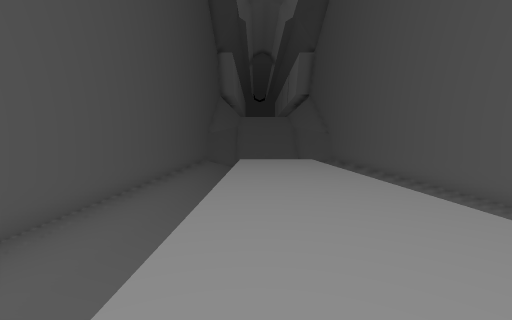
View 1 (above)

15 first-person views from a walk through a level from a Godot 3-D game. The camera is 1.3 m above the floor, tilts 4° down and sees 90° across. The floor is counted in squares, 2 m on a side. Each view is taken from the middle of a square. On the plan, view 1 faces up. The plan holds only what a view shows up to about 9 squares ahead; the rest is blank. The place goes on beyond the plan.

View 2
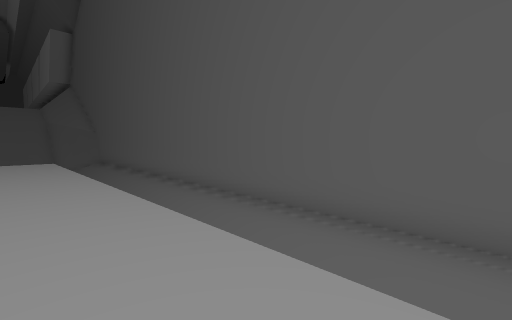

View 3
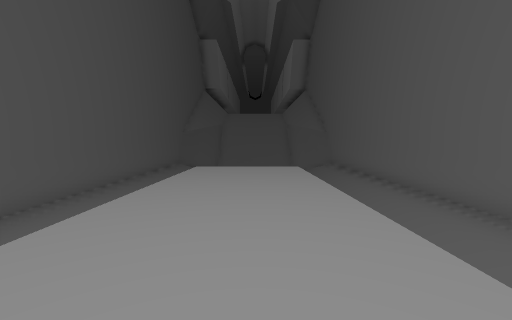

View 4
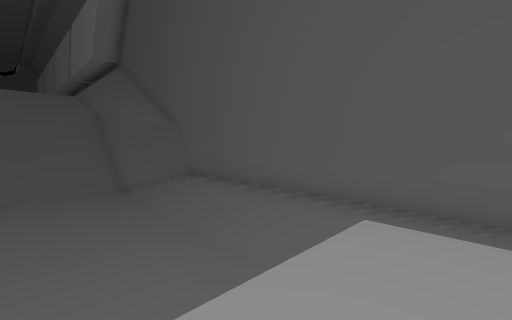

View 5
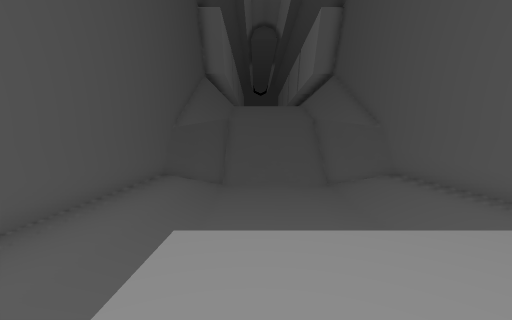

View 6
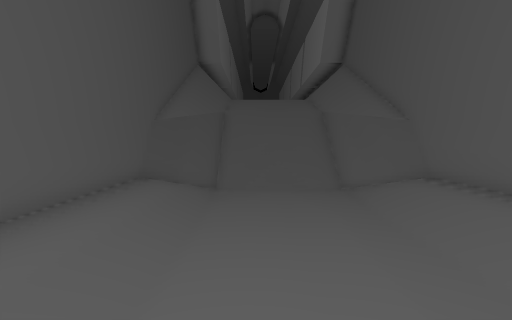

View 7
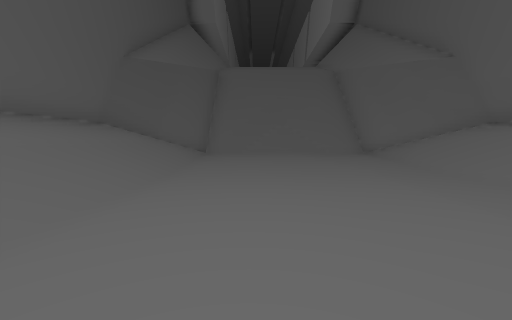

View 8
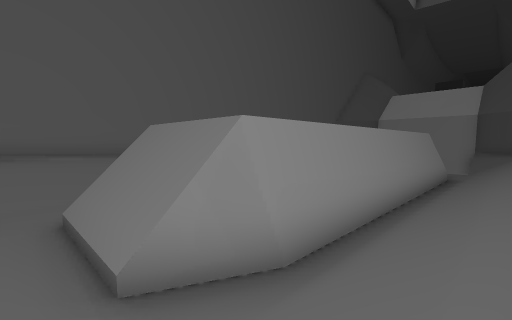

View 9
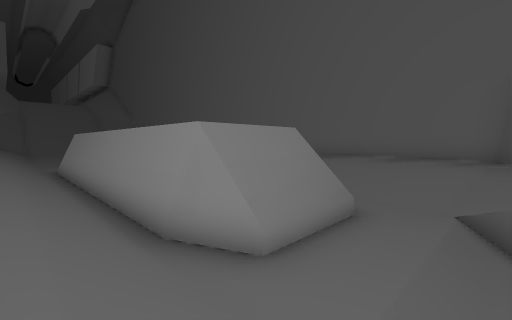

View 10
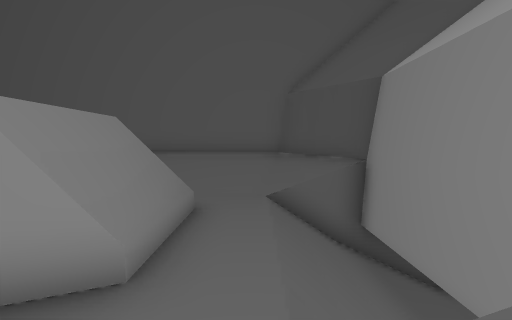

View 11
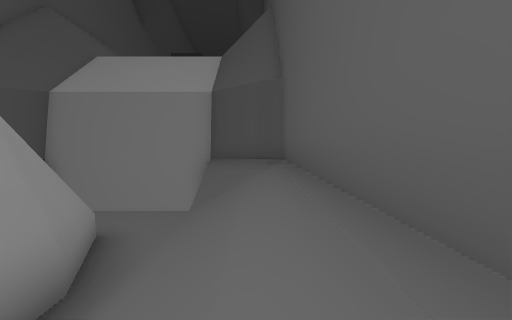

View 12
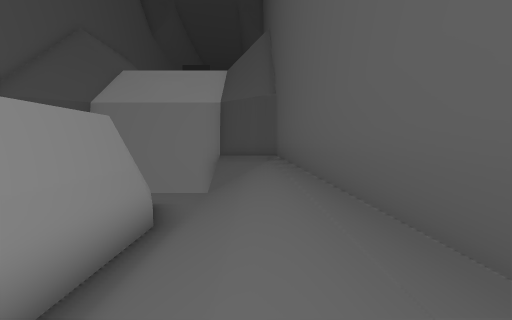

View 13
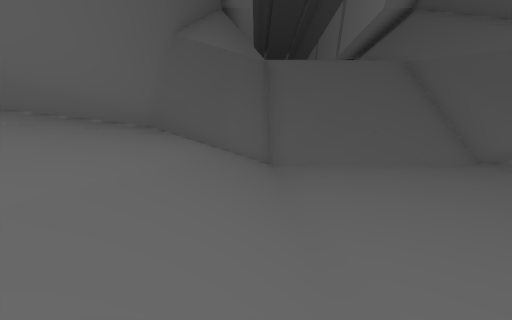

View 14
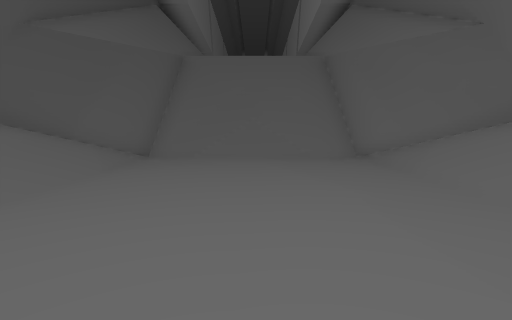

View 15
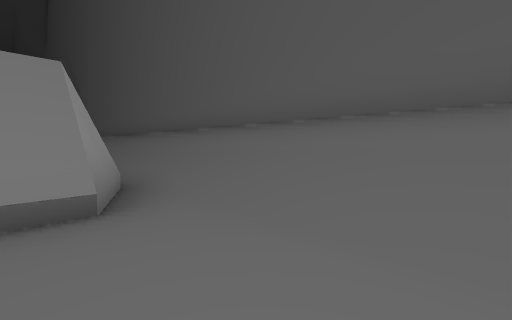

### Floor plan
Key: @ floor where view 1 was taken; # wall or solid block; . main floor; : floor 0.25 m higher than the main floor; - floor 0.25 m lower than the main floor; + floor 0.5 m higher than the main floor; _ floor 0.5 m lower than the main floor; * floor 3.25 m higher than the main floor; / step, stairs or slope.
Columns run from 4 left of view 1 to 6 right of it. Each row starts with its distance up from view 1.
 21   #######
 20  ##+++++##
 19 ##/:::::/##
 18 #//.....//#
 17 #//.....//#
 16 #//.....//#
 15 #//.....//#
 14 #//-----//#
 13 #//-----//#
 12 #//-----//#
 11 #//-///-//#
 10 #//#/// //#
  9 #//#**/ //#
  8 #//#**/ //#
  7 #//#**/ //#
  6 #//#**/ //#
  5 #//#**/ //#
  4 #//#**/ //#
  3 #//#**/ //#
  2 #//#**/ //#
  1 #//#**/ //#
  0 #//#@*/ //#
 -1 #//#///_//#
 -2 #//_____//#
 -3 #//_____//#
 -4 #/////////#
 -5 ##/ /////#
 -6  ########

Positions as (right, up) in squares from view 1, and headings:
1: (0, 0), facing up
2: (1, 0), facing up-right
3: (1, 3), facing up
4: (0, 9), facing up-right
5: (0, 8), facing up
6: (0, 10), facing up
7: (0, 12), facing up
8: (-3, 12), facing down-right
9: (-3, -4), facing up-right
10: (-3, -3), facing right
11: (-3, 2), facing down
12: (-3, 4), facing down
13: (-2, 14), facing up
14: (1, 14), facing up
15: (0, 14), facing down-left
